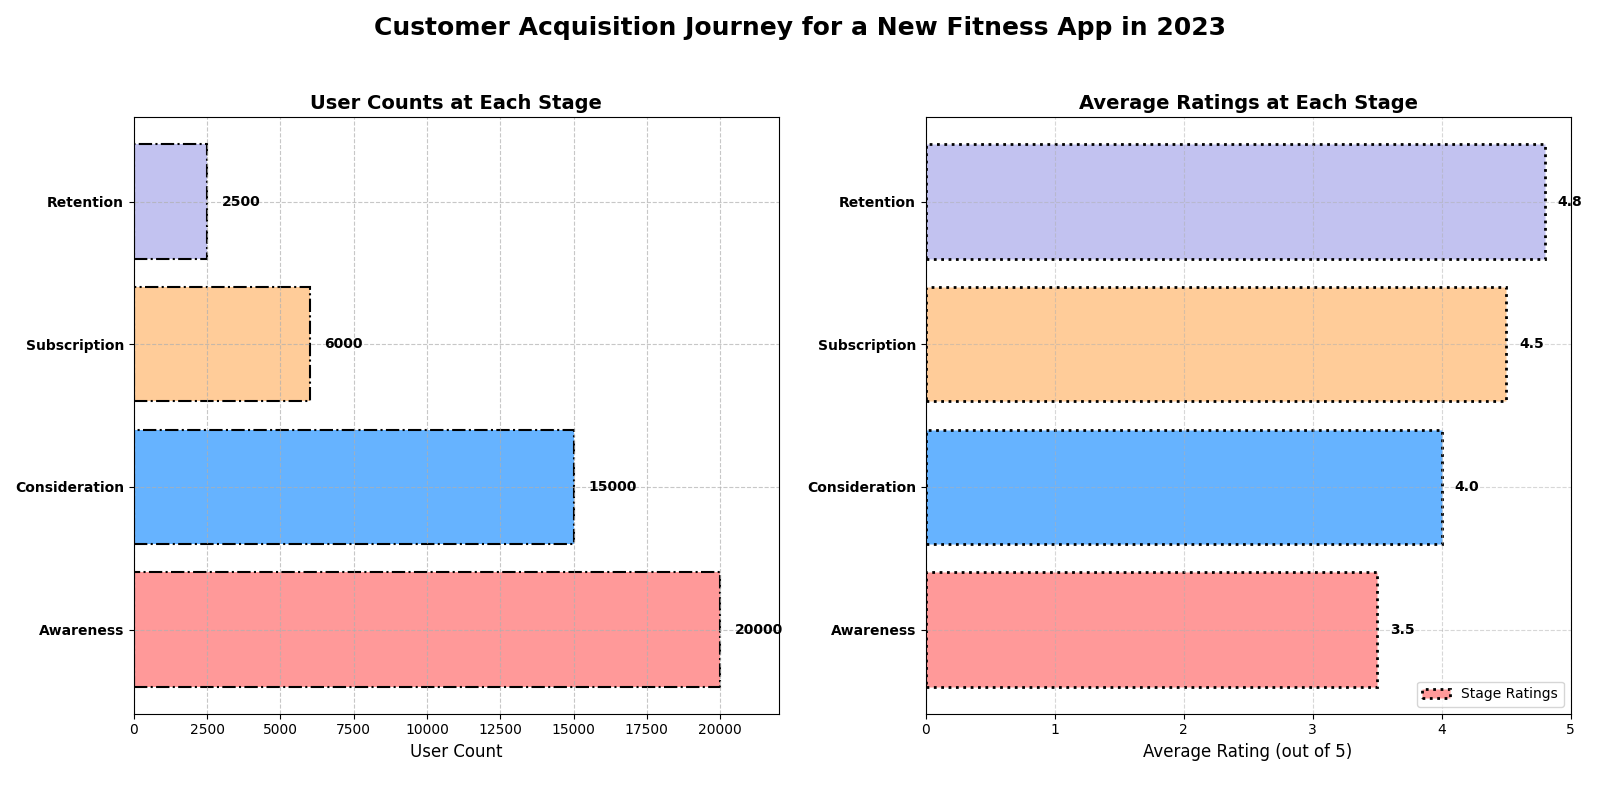

Here is the Python script that generated this plot:
import matplotlib.pyplot as plt
import numpy as np

# Stages and data
stages = ["Awareness", "Consideration", "Subscription", "Retention"]
user_counts = [20000, 15000, 6000, 2500]
average_ratings = [3.5, 4.0, 4.5, 4.8]
colors = ['#ff9999', '#66b3ff', '#ffcc99', '#c2c2f0']

# Create figure and subplots
fig, (ax1, ax2) = plt.subplots(1, 2, figsize=(16, 8))
fig.suptitle('Customer Acquisition Journey for a New Fitness App in 2023', fontsize=18, fontweight='bold')
plt.subplots_adjust(wspace=0.4)

# Horizontal Bar Chart for User Counts
ax1.barh(stages, user_counts, color=colors, edgecolor='black', linestyle='-.', linewidth=1.5)
ax1.set_xlim(0, max(user_counts) + 2000)
ax1.set_xlabel('User Count', fontsize=12)
ax1.set_yticks(range(len(stages)))
ax1.set_yticklabels(stages, fontsize=10, fontweight='bold')
ax1.set_title('User Counts at Each Stage', fontsize=14, fontweight='bold')
ax1.grid(True, linestyle='--', alpha=0.7)
for i, count in enumerate(user_counts):
    ax1.text(count + 500, i, f'{count}', va='center', fontsize=10, fontweight='bold')

# Horizontal Bar Chart for Average Ratings
ax2.barh(stages, average_ratings, color=colors, edgecolor='black', linestyle=':', linewidth=2)
ax2.set_xlim(0, 5)
ax2.set_xlabel('Average Rating (out of 5)', fontsize=12)
ax2.set_yticks(range(len(stages)))
ax2.set_yticklabels(stages, fontsize=10, fontweight='bold')
ax2.set_title('Average Ratings at Each Stage', fontsize=14, fontweight='bold')
ax2.grid(True, linestyle='--', alpha=0.5)
for i, v in enumerate(average_ratings):
    ax2.text(v + 0.1, i, f"{v:.1f}", va='center', fontsize=10, fontweight='bold')

# Add custom legend to explain color coding
ax2.legend(['Stage Ratings'], loc='lower right', fontsize=10)

plt.tight_layout(rect=[0, 0.03, 1, 0.95])
plt.show()
